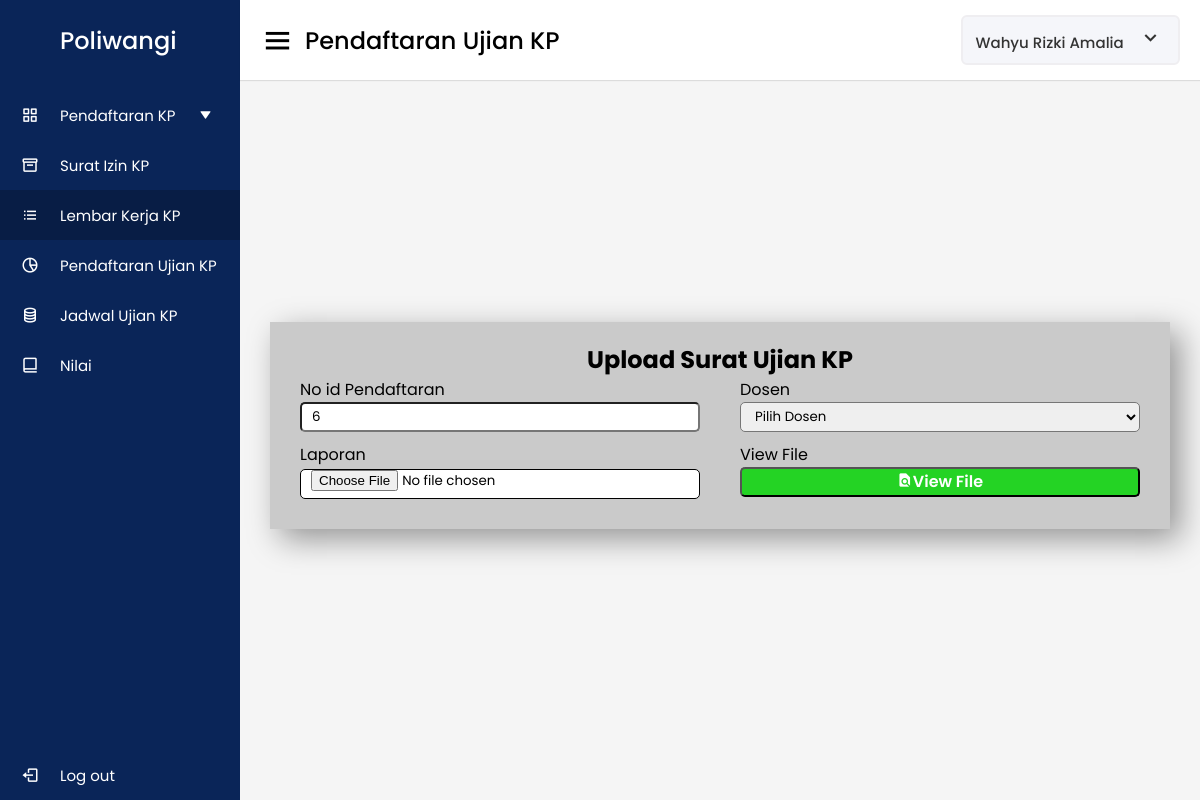
Page /php/update_pendaft_uji.php?id=7 (signed in) on the committed database.
### tables this page shows
CREATE TABLE `mahasiswa` (
  `id` int(50) NOT NULL,
  `nama_mahasiswa` varchar(45) DEFAULT NULL,
  `nim` varchar(45) DEFAULT NULL,
  `kelas` varchar(45) DEFAULT NULL,
  `email` varchar(45) DEFAULT NULL,
  `alamat` varchar(45) DEFAULT NULL,
  `id_user` int(50) DEFAULT NULL,
  `anggota_kelompok_id` int(11) DEFAULT NULL
);

CREATE TABLE `pendaftaran_ujian_kp` (
  `id` int(11) NOT NULL,
  `laporan_kp` varchar(45) DEFAULT NULL,
  `jadwal_ujian` datetime NOT NULL,
  `pendaftaran_kp_id` int(11) DEFAULT NULL,
  `acc_ujian_id` int(11) DEFAULT NULL
);

### php/function.php (called while the page is built, shortened)
<?php
$conn = mysqli_connect("localhost", "root", "", "db_tugas");
function query($query)
{
    global $conn;
    $result = mysqli_query($conn, $query);
    $row = [];
    while ($rows = mysqli_fetch_assoc($result)) {
        $row[] = $rows;
    }
    return $row;
}

### php/update_pendaft_uji.php (the view, shortened to what this page needs)
<?php
require "function.php";
$id = $_GET['id'];
$pendaft = query("SELECT pendaftaran_ujian_kp.id, acc_ujian_id, pendaftaran_ujian_kp.jadwal_ujian, laporan_kp, pendaftaran_kp_id, dosen_penguji FROM pendaftaran_ujian_kp INNER JOIN acc_ujian ON pendaftaran_ujian_kp.acc_ujian_id = acc_ujian.id WHERE pendaftaran_ujian_kp.id = $id")[0];
$username = $_SESSION['username'];
$user = query("SELECT * FROM mahasiswa WHERE nim = $username");
?>
<!DOCTYPE html>
<html lang="en">
<head>
  <link rel="stylesheet" href="../css/daftar_ujian.css">
  <link href="https://unpkg.com/boxicons@2.0.7/css/boxicons.min.css" rel="stylesheet" />
</head>
<body>
  <div class="sidebar">
    <div class="logo-details">
      <span class="logo_name">Poliwangi</span>
    </div>
    <ul class="nav-links">
      <li class="pend_btn">
        <a href="#" class="pend_btn klik">
          <i class="bx bx-grid-alt"></i>
          <span class="links_name pend_btn">Pendaftaran KP</span>
          <i class="bx bxs-down-arrow pend_btn"></i>
        </a>
      </li>
      <li>
        <a href="surat_izin.php">
          <i class="bx bx-box"></i>
          <span class="links_name">Surat Izin KP</span>
        </a>
      </li>
      <li>
        <a href="lembar_kerja.php" class="active">
          <i class="bx bx-list-ul"></i>
          <span class="links_name">Lembar Kerja KP</span>
        </a>
      </li>
      <li>
        <a href="pendaftran_ujian.php">
          <i class="bx bx-pie-chart-alt-2"></i>
          <span class="links_name">Pendaftaran Ujian KP</span>
        </a>
      </li>
      <li>
        <a href="jadwal.php">
          <i class="bx bx-coin-stack"></i>
          <span class="links_name">Jadwal Ujian KP</span>
        </a>
      </li>
      <li>
        <a href="nilai.php">
          <i class="bx bx-book-alt"></i>
          <span class="links_name"> Nilai </span>
        </a>
      </li>
      <li class="log_out">
        <a href="logout.php">
          <i class="bx bx-log-out"></i>
          <span class="links_name">Log out</span>
        </a>
      </li>
    </ul>
  </div>
  <section class="home-section">
    <nav>
      <div class="sidebar-button">
        <i class="bx bx-menu sidebarBtn"></i>
        <span class="dashboard">Pendaftaran Ujian KP</span>
      </div>
      <div class="profile-details">
        <a href="profil.php ">
          <?php foreach ($user as $mhs) : ?>
            <span class="admin_name"><?= $mhs['nama_mahasiswa']; ?></span>
            <i class="bx bx-chevron-down"></i>
          <?php endforeach; ?>
        </a>
      </div>
    </nav>
    <div class="cont">
      <div class="box-form">
        <div class="title">
          <h1>Upload Surat Ujian KP</h1>
        </div>
        <form action="" method="post" enctype="multipart/form-data">
          <div class="box1">
            <div class="input">
              <label for="Alamat_KP">No id Pendaftaran</label>
              <input type="text" name="pendaftaran_kp_id" placeholder="pendaftaran_kp_id" id="Alamat_KP" required value="<?= $pendaft["pendaftaran_kp_id"]; ?>" />
            </div>
            <div class="input">
              <label for="dosen">Dosen</label>
              <select id="dosen" name="acc_ujian_id" required>
                <option value="">Pilih Dosen</option>
              </select>
            </div>
            <div class="input">
              <label for="file">Laporan</label>
              <input class="file" type="file" name="laporan_kp" id="file" />
            </div>
            <div class="input">
              <label>View File</label>
              <button class="view" name="submit"><i class='bx bxs-file-find'></i>View File</button>
            </div>
        </form>
      </div>
    </div>
  </section>
</body>
</html>

### css/daftar_ujian.css (style rules this page uses)
* { margin: 0; padding: 0; box-sizing: border-box; font-family: "Poppins", sans-serif; }
.sidebar { position: fixed; height: 100%; width: 240px; background: #0a2558; transition: all 0.5s ease; }
.sidebar .logo-details { height: 80px; display: flex; align-items: center; }
.sidebar .logo-details .logo_name { color: #fff; font-size: 24px; font-weight: 500; padding-left: 60px; }
.sidebar .nav-links { margin-top: 10px; }
.sidebar .nav-links li { position: relative; list-style: none; height: 50px; }
.sidebar .nav-links li a { height: 100%; width: 100%; display: flex; align-items: center; text-decoration: none; transition: all 0.4s ease; }
.sidebar .nav-links li a.active { background: #081d45; }
.sidebar .nav-links li i { min-width: 60px; text-align: center; font-size: 18px; color: #fff; }
.sidebar .nav-links li a .links_name { color: #fff; font-size: 15px; font-weight: 400; white-space: nowrap; }
.sidebar .nav-links .log_out { position: absolute; bottom: 0; width: 100%; }
.home-section .cont { position: relative; background: #f5f5f5; min-height: 100vh; width: calc(100% - 240px); left: 240px; transition: all 0.5s ease; display: flex; justify-content: center; align-items: center; flex-direction: column; }
.home-section nav { display: flex; justify-content: space-between; height: 80px; background: #fff; display: flex; align-items: center; position: fixed; width: calc(100% - 240px); left: 240px; z-index: 100; padding: 0 20px; box-shadow: 0 1px 1px rgba(0, 0, 0, 0.1); transition: all 0.5s ease; }
.home-section nav .sidebar-button { display: flex; align-items: center; font-size: 24px; font-weight: 500; }
nav .sidebar-button i { font-size: 35px; margin-right: 10px; }
.home-section nav .profile-details { display: flex; align-items: center; background: #f5f6fa; border: 2px solid #efeef1; border-radius: 6px; height: 50px; min-width: 190px; padding: 0 15px 0 2px; }
nav .profile-details .admin_name { font-size: 15px; font-weight: 500; color: #333; margin: 0 10px; white-space: nowrap; }
nav .profile-details i { font-size: 25px; color: #333; }
.title h1 { text-align: center; }
.box-form { background-color: #cacaca; margin-top: 50px; max-width: 900px; width: 100%; box-shadow: 10px 10px 30px rgba(0, 0, 0, 0.4); padding: 20px 30px; }
.box1 { display: flex; flex-wrap: wrap; justify-content: space-between; }
.box-form .input { width: calc(100% / 2 - 20px); }
.box-form .input input { height: 30px; width: 100%; border-radius: 5px; padding-left: 10px; margin-bottom: 10px; }
.file { border: 1px solid black; background-color: #ffffff; }
.view { background-color:rgb(36, 211, 36); width: 100%; height: 30px; border-radius: 5px; cursor: pointer; font-size: 16px; font-weight: 600; color: white; }
a { text-decoration: none; width: 100%; text-align: center; }
.box-form .input select { height: 30px; width: 100%; border-radius: 5px; padding-left: 10px; margin-bottom: 10px; }
.sidebar .nav-links li .bxs-down-arrow { font-size: 12px; transition: 0.4s; }

### rows in the picture
mahasiswa: nama_mahasiswa "Wahyu Rizki Amalia"
pendaftaran_ujian_kp: pendaftaran_kp_id "6"
